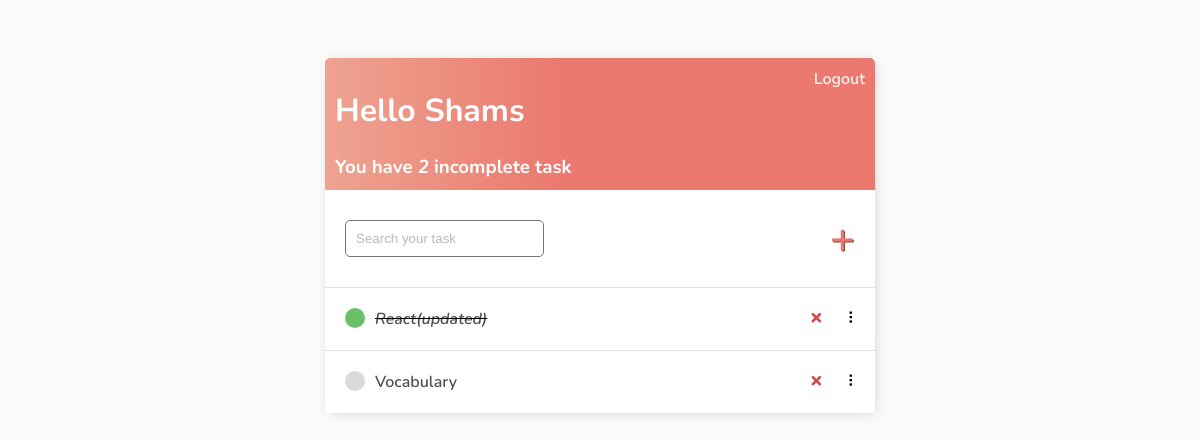
The app's page / (signed in), older data.
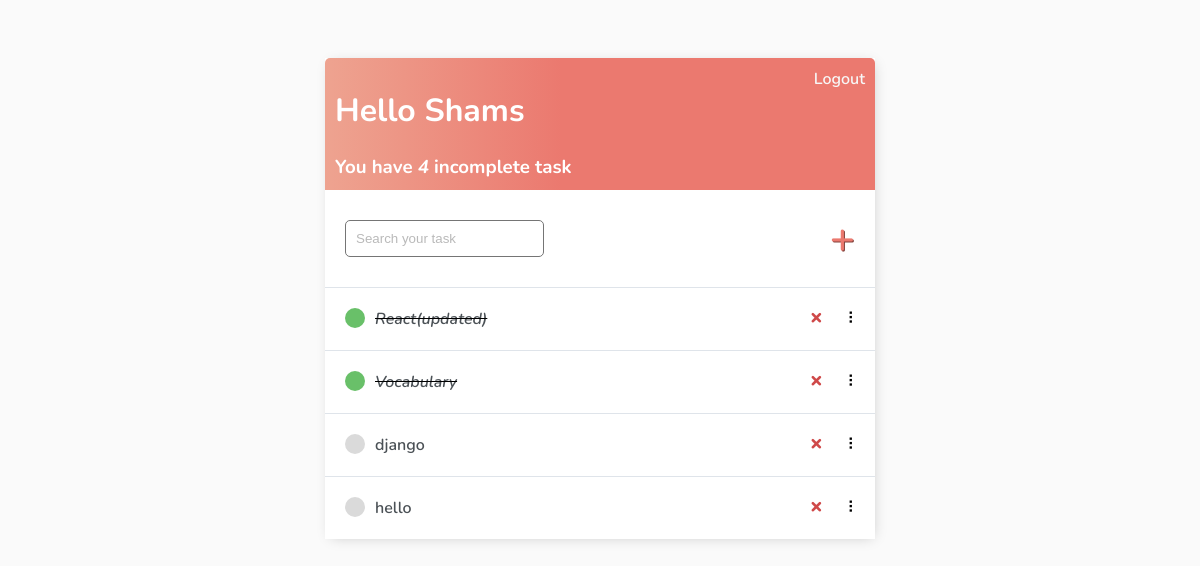
The same page, newer data.
### tasks/models.py (models this page shows)
class Task(models.Model):
    title = models.CharField(max_length=300)
    description = models.TextField(blank=True, null=True)
    is_done = models.BooleanField(default=False)
    created = models.DateField(auto_now_add=True)
    id = models.UUIDField(primary_key=True, unique=True, editable=False, default=uuid.uuid4)
    user = models.ForeignKey(User, on_delete=models.CASCADE)
    def __str__(self):
        return self.title

### tasks/views.py (the view)
# urls.py: path('', views.list_task, name='list-task'),
@login_required(login_url='login')
def list_task(request):
    tasks = request.user.task_set.all()
    count = tasks.count()
    context = {
        'tasks': tasks,
        'count': count
    }
    return render(request, 'tasks/home.html', context)

### tasks/templates/tasks/home.html (shortened to what this page needs)
{% extends 'base.html' %}
{% block content %}
<div class="header-bar">
    <div>
        <h1>Hello {{request.user|title}}</h1>
        <h3 style="margin:0">You have <i>{{count}}</i> incomplete task</h3>
    </div>
    {% if request.user.is_authenticated %}
    <a href="{% url 'logout' %}">Logout</a> {% else %}
    <a href="{% url 'login' %}">Login</a> {% endif %}
</div>
<div id="search-add-wrapper">
    <form method="GET" style="display: flex;" action="{% url 'search' %}">
        <input type='text' name='search-area' placeholder="Search your task" value="">
    </form>
    <a id="add-link" href="{% url 'create-task' %}">&#x2b;</a>
</div>
<div id="tasklist" class="task-items-wrapper">
    {% for task in tasks %}
    <div class="task-wrapper" data-position="{{task.pk}}">
        <div class="task-title">
            {% if task.is_done %}
            <div class="task-complete-icon"></div>
            <i><s><a href="{% url 'update-task' task.id %}">{{task}}</a></s></i> {% else %}
            <div class="task-incomplete-icon"></div>
            <a href="{% url 'update-task' task.id %}">{{task}}</a> {% endif %}
        </div>
        <div class="task-controls">
            <a class="delete-link" href="{% url 'delete-task' task.id %}">&#215;</a>
            <span class="handle">&nbsp;&#10247;</span>
        </div>
    </div>
    {% empty %}
    <div style="text-align: center; padding-bottom: 10px; line-height: 1em;">
        <h3>No new tasks are created.</h3>
        <h3>Create a <a style="text-decoration: none; color: #e53935;" href="{% url 'create-task' %}">New task</a> ! </h3>
    </div>
    {% endfor %}
</div>
{% endblock content %}

### templates/base.html (shortened to what this page needs)
<!DOCTYPE html>
<html lang="en">
<head>
</head>
<body>
    <div class="container">
        {% block content %} {% endblock content %}
    </div>
</body>
</html>

### templates/base.html (style rules this page uses)
body { background-color: #FAFAFA; font-family: 'Nunito', sans-serif; padding-top: 50px; }
h1, h2, h3, h4, h5, h6, { font-family: 'Raleway', sans-serif; }
a, p { color: #4b5156 }
a { font-weight: 600; }
.container { max-width: 550px; margin: auto; background-color: #fff; -webkit-box-shadow: 2px 2px 13px -4px rgba(0, 0, 0, 0.21); box-shadow: 2px 2px 13px -4px rgba(0, 0, 0, 0.21); }
input { outline: none; border: none; }
.header-bar { display: flex; justify-content: space-between; color: #fff; padding: 10px; border-radius: 5px 5px 0 0; background: linear-gradient(90deg, #EEA390 0%, #EB796F 43%, #EB796F 100%); }
.header-bar a { color: rgb(247, 247, 247); text-decoration: none; }
.task-wrapper { display: flex; align-items: center; justify-content: space-between; background-color: #fff; border-top: 1px solid #dfe4ea; overflow: hidden; }
.task-title { display: flex; padding: 20px; }
.task-title a { text-decoration: none; color: #4b5156; margin-left: 10px; }
.task-complete-icon { height: 20px; width: 20px; background-color: rgb(105, 192, 105); border-radius: 50%; }
.task-incomplete-icon { height: 20px; width: 20px; background-color: rgb(218, 218, 218); border-radius: 50%; }
.delete-link { text-decoration: none; font-weight: 900; color: #cf4949; font-size: 22px; line-height: 0; padding: 20px 0px; }
.handle { display: inline-block; padding: 20px 16px; cursor: grab; user-select: none; }
.handle:after, .handle:before { display: block; content: ""; }
#add-link { color: #EB796F; text-decoration: none; font-size: 42px; text-shadow: 1px 1px #81413b; }
#search-add-wrapper { display: flex; justify-content: space-between; align-items: center; padding: 20px; }
input[type=text], input[type=password], textarea { border: 1px solid #757575; border-radius: 5px; padding: 10px; width: 90%; }
::placeholder { font-weight: 300; opacity: 0.5; }

Row changes from the older to the newer data that the page shows:
changed Task "Vocabulary": is_done False → True (drawn)
added Task: title "django"
added Task: title "hello"
Text that changed along with them:
{{ count }}: "2" → "4"
